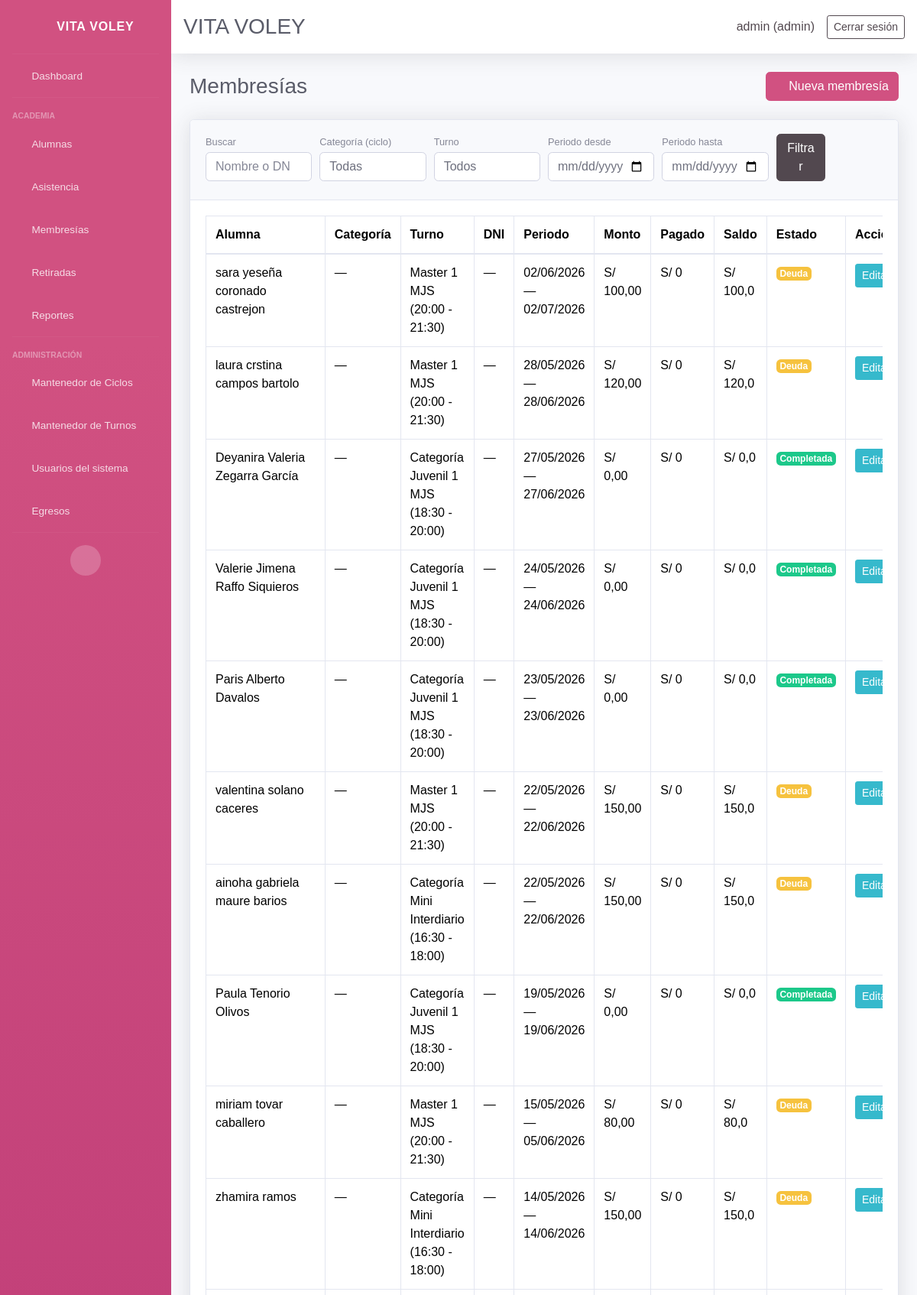
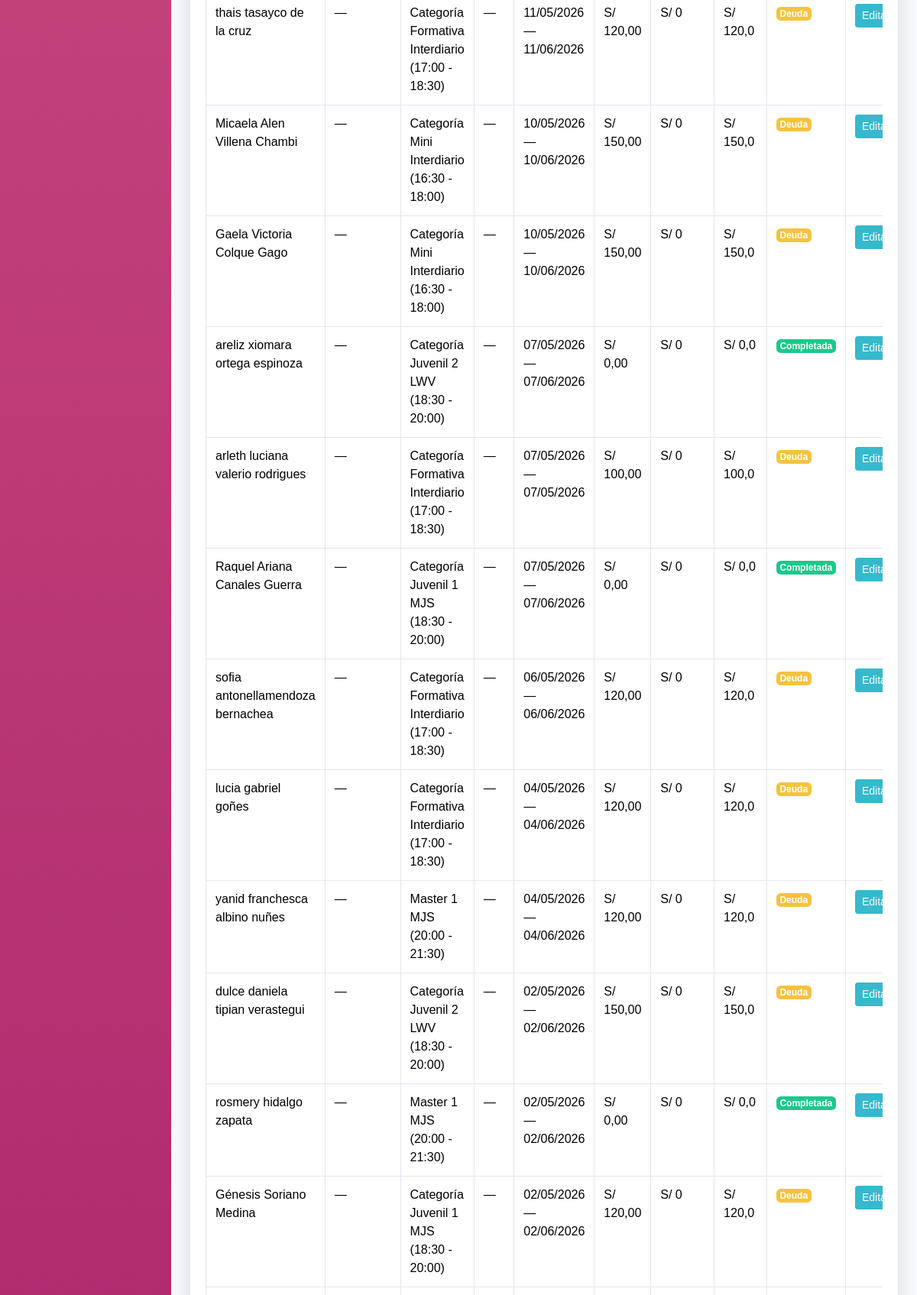
Screenshot of /memberships/ (signed in, upper part) with the database file from the repository (2 pictures, top to bottom).
### core/models.py (models this page shows, shortened)
class Membership(models.Model):
    student = models.ForeignKey(Student, on_delete=models.CASCADE, related_name='memberships')
    start_date = models.DateField()
    end_date = models.DateField()
    amount_due = models.DecimalField(max_digits=10, decimal_places=2, default=0)
    status = models.CharField(max_length=20, choices=MEMBERSHIP_STATUS_CHOICES, default='debt')
    renewed_from = models.ForeignKey(
        'self',
        on_delete=models.SET_NULL,
        blank=True,
        null=True,
        related_name='renewals',
    )
    notes = models.TextField(blank=True, null=True)
    created_at = models.DateTimeField(auto_now_add=True)
    class Meta:
        ordering = ['-start_date', '-created_at']
    @property
    def paid_total(self):
        return self.payments.aggregate(total=models.Sum('amount'))['total'] or 0
    @property
    def balance(self):
        return max(float(self.amount_due) - float(self.paid_total), 0)

class Student(models.Model):
    ENROLLMENT_STATUS_CHOICES = ENROLLMENT_STATUS_CHOICES
    name = models.CharField(max_length=120)
    age = models.PositiveSmallIntegerField(blank=True, null=True)
    dni = models.CharField(max_length=15, blank=True, null=True)
    email = models.EmailField(blank=True, null=True)
    contact = models.CharField(max_length=200, blank=True, null=True, verbose_name='Teléfono del estudiante')
    gender = models.CharField(max_length=10, choices=GENDER_CHOICES, blank=True, null=True, verbose_name='Género')
    cycle = models.ForeignKey(
        Cycle,
        on_delete=models.SET_NULL,
        blank=True,
        null=True,
        related_name='students',
        verbose_name='Ciclo',
    )
    student_condition = models.CharField(
        max_length=20,
        choices=STUDENT_CONDITION_CHOICES,
        default='regular',
        verbose_name='Condición del alumno',
    )
    school = models.CharField(max_length=120, blank=True, null=True, verbose_name='Colegio')
    size = models.CharField(max_length=5, choices=SIZE_CHOICES, blank=True, null=True, verbose_name='Talla')
    referral_source = models.CharField(max_length=200, blank=True, null=True, verbose_name='¿Cómo se enteró de la academia?')
    uniform_delivered = models.BooleanField(default=False, verbose_name='Se entregó uniforme')
    guardian = models.CharField(max_length=120, blank=True, null=True, verbose_name='Nombre del apoderado')
    guardian_dni = models.CharField(max_length=15, blank=True, null=True, verbose_name='DNI del apoderado')
    guardian_birth_date = models.DateField(blank=True, null=True, verbose_name='Fecha de nacimiento del apoderado')
    guardian_gender = models.CharField(
        max_length=10,
        choices=GENDER_CHOICES,
        blank=True,
        null=True,
        verbose_name='Género del apoderado',
    )
    guardian_phone = models.CharField(max_length=200, blank=True, null=True, verbose_name='Teléfono del apoderado')
    address = models.TextField(blank=True, null=True)
    shift = models.ForeignKey(Shift, on_delete=models.PROTECT, blank=True, null=True, related_name='students')
    enrollment_status = models.CharField(max_length=10, choices=ENROLLMENT_STATUS_CHOICES, default='active')
    retired = models.BooleanField(default=False)
    retired_reason = models.TextField(blank=True, null=True)
    retired_at = models.DateField(blank=True, null=True)
    monthly_fee = models.DecimalField(max_digits=10, decimal_places=2, blank=True, null=True)
    enrollment_date = models.DateField(blank=True, null=True)
    membership_start = models.DateField(blank=True, null=True, verbose_name='Inicio de membresía')
    membership_end = models.DateField(blank=True, null=True, verbose_name='Fin de membresía')
    birth_date = models.DateField(blank=True, null=True)
    attendance_days = models.JSONField(default=list, blank=True)
    created_at = models.DateTimeField(auto_now_add=True)
    class Meta:
        ordering = ['name']
    @property
    def active(self):
        return not self.retired and self.enrollment_status == 'active'
    def get_shift_display(self):
        if not self.shift:
            return ''
        return str(self.shift)

class Shift(models.Model):
    name = models.CharField(max_length=120)
    start_time = models.TimeField()
    end_time = models.TimeField()
    active_days = models.JSONField(default=list, blank=True)
    created_at = models.DateTimeField(auto_now_add=True)
    class Meta:
        ordering = ['name']
    @property
    def schedule(self):
        return f"{self.start_time.strftime('%H:%M')} - {self.end_time.strftime('%H:%M')}"
    def __str__(self):
        return f"{self.name} ({self.schedule})"

### core/views_membership.py (the view)
# urls.py: path('memberships/', views_membership.membership_list, name='memberships_list'),
@login_required(login_url='login')
def membership_list(request):
    memberships, filter_ctx = _apply_membership_list_filters(_membership_queryset(), request)
    return render(request, 'core/memberships/list.html', {
        'memberships': memberships,
        'cycle_choices': active_cycle_choices(),
        'is_secretary': _is_secretary(request.user),
        **filter_ctx,
    })

### core/context_processors.py (called while the page is built, shortened)
def user_role_context(request):
    user_role = None
    is_admin = False
    is_secretary = False
    if request.user.is_authenticated:
        if request.user.is_superuser:
            user_role = 'admin'
            is_admin = True
    return {
        'user_role': user_role,
        'is_admin': is_admin,
        'is_secretary': is_secretary,
    }

### core/models.py (called while the page is built)
def active_cycle_choices():
    return [
        (str(cycle.pk), cycle.name)
        for cycle in Cycle.objects.filter(is_active=True).order_by('name')
    ]

def valid_cycle_id(value):
    if not value or not str(value).isdigit():
        return ''
    if Cycle.objects.filter(pk=int(value)).exists():
        return str(value)
    return ''

### core/views.py (called while the page is built)
def get_user_role(user):
    if not user.is_authenticated:
        return None
    if user.is_superuser:
        return 'admin'
    profile = getattr(user, 'userprofile', None)
    if profile is not None:
        return profile.role
    return 'secretary'

### core/views_membership.py (called while the page is built, shortened)
def _membership_queryset():
    return Membership.objects.select_related('student', 'student__shift').order_by('-start_date', '-created_at')

def _parse_date_param(value):
    if not value:
        return None

def _valid_shift_id(value):
    if not value or not str(value).isdigit():
        return ''
    if Shift.objects.filter(pk=int(value)).exists():
        return str(value)
    return ''

def _shift_choices():
    return [(str(shift.id), str(shift)) for shift in Shift.objects.order_by('name')]

def _is_secretary(user):
    return get_user_role(user) == 'secretary'

### core/templates/core/memberships/list.html (shortened to what this page needs)
{% extends 'core/base.html' %}
{% block content %}
<div class="d-sm-flex align-items-center justify-content-between mb-4">
    <h1 class="h3 mb-0 text-gray-800">Membresías</h1>
    <a class="btn btn-primary" href="{% url 'membership_add' %}"><i class="fas fa-plus"></i> Nueva membresía</a>
</div>
<div class="card shadow mb-4">
    <div class="card-header py-3">
        <form method="get" class="form-row align-items-end">
            <div class="form-group col-md-3 col-lg-2 mb-2">
                <label class="small text-muted mb-1">Buscar</label>
                <input type="search" name="q" value="{{ query }}" class="form-control" placeholder="Nombre o DNI">
            </div>
            <div class="form-group col-md-3 col-lg-2 mb-2">
                <label class="small text-muted mb-1">Categoría (ciclo)</label>
                <select name="cycle" class="form-control">
                    <option value="">Todas</option>
                </select>
            </div>
            <div class="form-group col-md-3 col-lg-2 mb-2">
                <label class="small text-muted mb-1">Turno</label>
                <select name="shift" class="form-control">
                    <option value="">Todos</option>
                </select>
            </div>
            <div class="form-group col-md-3 col-lg-2 mb-2">
                <label class="small text-muted mb-1">Periodo desde</label>
                <input type="date" name="date_from" class="form-control" value="{{ date_from }}">
            </div>
            <div class="form-group col-md-3 col-lg-2 mb-2">
                <label class="small text-muted mb-1">Periodo hasta</label>
                <input type="date" name="date_to" class="form-control" value="{{ date_to }}">
            </div>
            <div class="form-group col-md-3 col-lg-1 mb-2">
                <button class="btn btn-secondary btn-block" type="submit">Filtrar</button>
            </div>
        </form>
    </div>
    <div class="card-body">
        <div class="table-responsive">
            <table class="table table-bordered">
                <thead>
                    <tr>
                        <th>Alumna</th>
                        <th>Categoría</th>
                        <th>Turno</th>
                        <th>DNI</th>
                        <th>Periodo</th>
                        <th>Monto</th>
                        <th>Pagado</th>
                        <th>Saldo</th>
                        <th>Estado</th>
                        <th>Acciones</th>
                    </tr>
                </thead>
                <tbody>
                    {% for m in memberships %}
                    <tr>
                        <td>{{ m.student.name }}</td>
                        <td>{{ m.student.get_cycle_display|default:"—" }}</td>
                        <td>{{ m.student.get_shift_display|default:"—" }}</td>
                        <td>{{ m.student.dni|default:"—" }}</td>
                        <td>{{ m.start_date|date:"d/m/Y" }} — {{ m.end_date|date:"d/m/Y" }}</td>
                        <td>S/ {{ m.amount_due }}</td>
                        <td>S/ {{ m.paid_total }}</td>
                        <td>S/ {{ m.balance }}</td>
                        <td>
                            {% if m.status == 'completed' %}
                            <span class="badge badge-success">Completada</span>
                            {% else %}
                            <span class="badge badge-warning">Deuda</span>
                            {% endif %}
                        </td>
                        <td class="text-nowrap">
                            <a class="btn btn-sm btn-info" href="{% url 'membership_edit' m.id %}">Editar</a>
                        </td>
                    </tr>
                    {% empty %}
                    <tr><td colspan="10">No hay membresías registradas.</td></tr>
                    {% endfor %}
                </tbody>
            </table>
        </div>
    </div>
</div>
{% endblock %}

### core/templates/core/header.html (shortened to what this page needs)
<nav class="navbar navbar-expand navbar-light bg-white topbar mb-4 static-top shadow">
    <div class="d-flex align-items-center w-100 justify-content-between">
        <h1 class="h3 mb-0 text-gray-800">VITA VOLEY</h1>
        {% if user.is_authenticated %}
        <div class="d-flex align-items-center">
            <span class="mr-3 text-secondary">{{ request.user.username }} ({{ user_role|default:'Usuario' }})</span>
            <a href="{% url 'logout' %}" class="btn btn-sm btn-outline-secondary">Cerrar sesión</a>
        </div>
        {% endif %}
    </div>
</nav>

### rows the page displays
Membership: student.name "sara yeseña coronado castrejon", student.cycle "—", student.shift "Master 1 MJS (20:00 - 21:30)", student.dni "—", start_date "02/06/2026", end_date "02/07/2026", amount_due "100,00", paid_total "0", balance "100,0", status "Deuda"
Membership: student.name "laura crstina campos bartolo", student.cycle "—", student.shift "Master 1 MJS (20:00 - 21:30)", student.dni "—", start_date "28/05/2026", end_date "28/06/2026", amount_due "120,00", paid_total "0", balance "120,0", status "Deuda"
Membership: student.name "Deyanira Valeria Zegarra García", student.cycle "—", student.shift "Categoría Juvenil 1 MJS (18:30 - 20:00)", student.dni "—", start_date "27/05/2026", end_date "27/06/2026", amount_due "0,00", paid_total "0", balance "0,0", status "Completada"
Membership: student.name "Valerie Jimena Raffo Siquieros", student.cycle "—", student.shift "Categoría Juvenil 1 MJS (18:30 - 20:00)", student.dni "—", start_date "24/05/2026", end_date "24/06/2026", amount_due "0,00", paid_total "0", balance "0,0", status "Completada"
Membership: student.name "Paris Alberto Davalos", student.cycle "—", student.shift "Categoría Juvenil 1 MJS (18:30 - 20:00)", student.dni "—", start_date "23/05/2026", end_date "23/06/2026", amount_due "0,00", paid_total "0", balance "0,0", status "Completada"
Membership: student.name "valentina solano caceres", student.cycle "—", student.shift "Master 1 MJS (20:00 - 21:30)", student.dni "—", start_date "22/05/2026", end_date "22/06/2026", amount_due "150,00", paid_total "0", balance "150,0", status "Deuda"
Membership: student.name "ainoha gabriela maure barios", student.cycle "—", student.shift "Categoría Mini Interdiario (16:30 - 18:00)", student.dni "—", start_date "22/05/2026", end_date "22/06/2026", amount_due "150,00", paid_total "0", balance "150,0", status "Deuda"
Membership: student.name "Paula Tenorio Olivos", student.cycle "—", student.shift "Categoría Juvenil 1 MJS (18:30 - 20:00)", student.dni "—", start_date "19/05/2026", end_date "19/06/2026", amount_due "0,00", paid_total "0", balance "0,0", status "Completada"
Membership: student.name "miriam tovar caballero", student.cycle "—", student.shift "Master 1 MJS (20:00 - 21:30)", student.dni "—", start_date "15/05/2026", end_date "05/06/2026", amount_due "80,00", paid_total "0", balance "80,0", status "Deuda"
Membership: student.name "zhamira ramos", student.cycle "—", student.shift "Categoría Mini Interdiario (16:30 - 18:00)", student.dni "—", start_date "14/05/2026", end_date "14/06/2026", amount_due "150,00", paid_total "0", balance "150,0", status "Deuda"
Membership: student.name "thais tasayco de la cruz", student.cycle "—", student.shift "Categoría Formativa Interdiario (17:00 - 18:30)", student.dni "—", start_date "11/05/2026", end_date "11/06/2026", amount_due "120,00", paid_total "0", balance "120,0", status "Deuda"
Membership: student.name "Micaela Alen Villena Chambi", student.cycle "—", student.shift "Categoría Mini Interdiario (16:30 - 18:00)", student.dni "—", start_date "10/05/2026", end_date "10/06/2026", amount_due "150,00", paid_total "0", balance "150,0", status "Deuda"
Membership: student.name "Gaela Victoria Colque Gago", student.cycle "—", student.shift "Categoría Mini Interdiario (16:30 - 18:00)", student.dni "—", start_date "10/05/2026", end_date "10/06/2026", amount_due "150,00", paid_total "0", balance "150,0", status "Deuda"
Membership: student.name "areliz xiomara ortega espinoza", student.cycle "—", student.shift "Categoría Juvenil 2 LWV (18:30 - 20:00)", student.dni "—", start_date "07/05/2026", end_date "07/06/2026", amount_due "0,00", paid_total "0", balance "0,0", status "Completada"
Membership: student.name "arleth luciana valerio rodrigues", student.cycle "—", student.shift "Categoría Formativa Interdiario (17:00 - 18:30)", student.dni "—", start_date "07/05/2026", end_date "07/05/2026", amount_due "100,00", paid_total "0", balance "100,0", status "Deuda"
Membership: student.name "Raquel Ariana Canales Guerra", student.cycle "—", student.shift "Categoría Juvenil 1 MJS (18:30 - 20:00)", student.dni "—", start_date "07/05/2026", end_date "07/06/2026", amount_due "0,00", paid_total "0", balance "0,0", status "Completada"
Membership: student.name "sofia antonellamendoza bernachea", student.cycle "—", student.shift "Categoría Formativa Interdiario (17:00 - 18:30)", student.dni "—", start_date "06/05/2026", end_date "06/06/2026", amount_due "120,00", paid_total "0", balance "120,0", status "Deuda"
Membership: student.name "lucia gabriel goñes", student.cycle "—", student.shift "Categoría Formativa Interdiario (17:00 - 18:30)", student.dni "—", start_date "04/05/2026", end_date "04/06/2026", amount_due "120,00", paid_total "0", balance "120,0", status "Deuda"
Membership: student.name "yanid franchesca albino nuñes", student.cycle "—", student.shift "Master 1 MJS (20:00 - 21:30)", student.dni "—", start_date "04/05/2026", end_date "04/06/2026", amount_due "120,00", paid_total "0", balance "120,0", status "Deuda"
Membership: student.name "dulce daniela tipian verastegui", student.cycle "—", student.shift "Categoría Juvenil 2 LWV (18:30 - 20:00)", student.dni "—", start_date "02/05/2026", end_date "02/06/2026", amount_due "150,00", paid_total "0", balance "150,0", status "Deuda"
Membership: student.name "rosmery hidalgo zapata", student.cycle "—", student.shift "Master 1 MJS (20:00 - 21:30)", student.dni "—", start_date "02/05/2026", end_date "02/06/2026", amount_due "0,00", paid_total "0", balance "0,0", status "Completada"
Membership: student.name "Génesis Soriano Medina", student.cycle "—", student.shift "Categoría Juvenil 1 MJS (18:30 - 20:00)", student.dni "—", start_date "02/05/2026", end_date "02/06/2026", amount_due "120,00", paid_total "0", balance "120,0", status "Deuda"

### other values shown
{{ request.user.username }} "admin"
{{ user_role|default:'Usuario' }} "admin"
